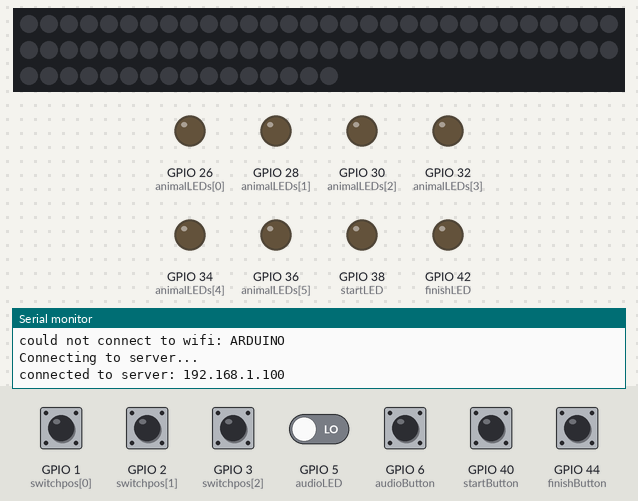
Simulated run of this sketch. Board: ESP32-S3. Parts: 76 RGB LEDs in strip order, left to right, continuing on the next row, output pins drawn as LEDs (lit = HIGH), the last lines printed to the serial monitor. Dashed ring = blinking. The test bench sets the inputs (shaded band); at power-on: GPIO 40 (startButton) HIGH, GPIO 1 (switchpos[0]), GPIO 2 (switchpos[1]), GPIO 3 (switchpos[2]), GPIO 5 (audioLED), GPIO 6 (audioButton), GPIO 44 (finishButton) LOW. WiFi joins after 1.5 s; servers stay silent unless stated; uploads are accepted with an empty reply.

Above: at 1.2 s.
1.3 s: GPIO 40 (startButton) pulled LOW for 0.15 s
At 1.9 s:
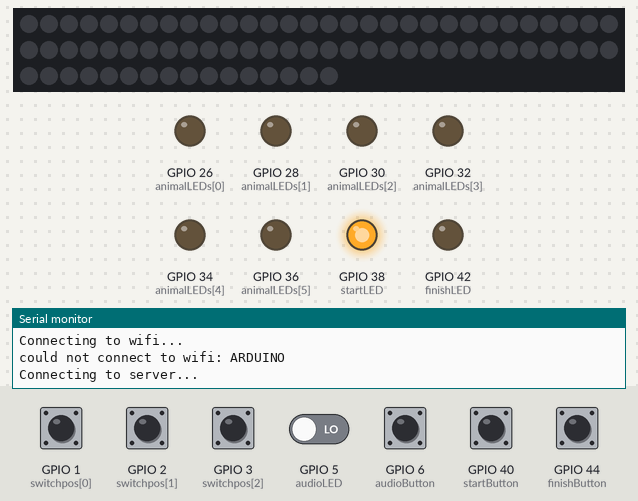
2.0 s: GPIO 40 (startButton) pulled LOW for 1 s
3.6 s: GPIO 40 (startButton) pulled LOW for 1 s
At 4.89 s:
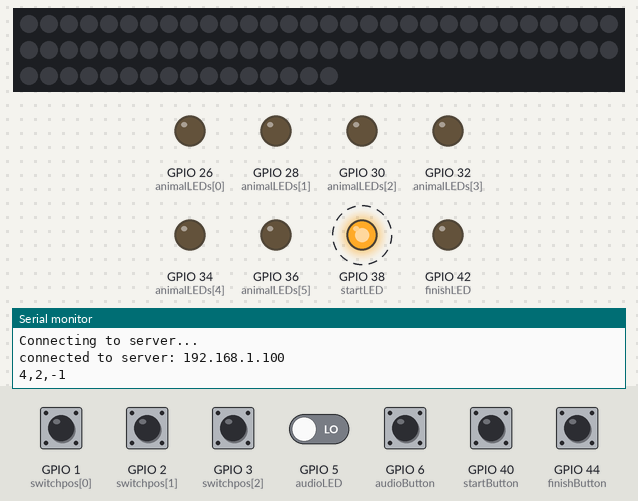
Timing chart, 0 to 11.2 s (numbered marks = the images above; inputs shaded):
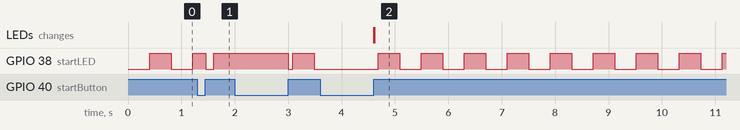

The sketch:

box4_driver.ino
```cpp
#include <Wire.h>
#include <WiFi.h>
#include <Adafruit_NeoPixel.h>

//box variables
const int boxID = 4;

//WIFI variables
char ssid[] = "ARDUINO";
char password[] = "ComputerScience";
int status = WL_IDLE_STATUS;

//server variables
WiFiClient client;
char server[] = "192.168.1.100";
int port = 6543;
long firstConnection;
long pingDelay = 10000;
long lastPing = 0;

//LEDs
int startLED = 38;
int finishLED = 42;
int audioLED = 5;
int animalLEDs[] = {26, 28, 30, 32, 34, 36};

//Buttons
int startButton = 40;
int finishButton = 44;
int audioButton = 6;

//Rotary switch
int switchpos[6] = {A0, A1, A2, A3, A4, A5};
int prevpos;
int firsttime = 1;

//audio file numbers
byte audio = 1;
byte animalAudios[] = {2, 3, 4, 5, 6, 7};

//LED strip variables
int ledStrip = 4;
Adafruit_NeoPixel strip = Adafruit_NeoPixel(76, ledStrip, NEO_GRB + NEO_KHZ800);

long inProgress = false;
long gotData = false;
long startOn = false;
long startPressed = false;
long flashDelay = 400;
long lastFlash = 0;
long startPressEnd = 0;
long lastButtonPress = 0;

long startTime = 0;
long endTime = 0;
long duration = 0;

const int resultsLength = 3;
int results[resultsLength];
//results[0] = boxID;
//results[1] = duration
//results[2] = animal (1->animal1, 2->animal2, 3->animal3, 4->animal4, 5->animal5, 6->animal6)

void setup(){
  Serial.begin(9600);

  //initialise WIRE
  Wire.begin();

  //initialise LEDs
  pinMode(startLED, OUTPUT); digitalWrite(startLED, LOW);
  pinMode(finishLED, OUTPUT); digitalWrite(finishLED, LOW);
  pinMode(audioLED, OUTPUT); digitalWrite(audioLED, LOW);
  for(int i=0; i<6; i++){
    pinMode(animalLEDs[i], OUTPUT); digitalWrite(animalLEDs[i], LOW);
  }

   //initialise rotary switch
  for (int i=0; i<6; i++)
  {
    pinMode(switchpos[i], INPUT);
  }

  //initialise Buttons
  pinMode(startButton, INPUT);
  pinMode(finishButton, INPUT);
  pinMode(audioButton, INPUT);

  //initialise LED strip
  strip.begin();

  //initialise results
  resetResults();

   //begin connections
   firstConnection = true;
  if(connectToWifi()){
    connectToServer();
  }
}

void loop(){
  //ping server
  if(millis() - lastPing > pingDelay){
    pingServer();
    lastPing = millis();
  }

  //wait for start to be pushed - flash start button
  if(!inProgress){  //BOX NOT ACTIVATED
    //turn off LED strip
    turnOffStrip();
    firsttime = 1;
    prevpos = -1;

    //turn off audio buttons
    digitalWrite(audioLED, LOW);

    //turn off Finish button
    digitalWrite(finishLED, LOW);

    //turn off answer LEDs
    for(int i=0; i<6; i++){
      digitalWrite(animalLEDs[i], LOW);
    }

    //check if there is data to upload
    if(gotData){
      uploadResults();
      resetResults();
      gotData = false;
    }

    if(digitalRead(startButton) == LOW){  //REALLY HIGH
      if(!startPressed && (millis() - startPressEnd) > 1000){
        startPressed = true;
      }
    }else{
      if(startPressed){
        //logStartTime(); //write start time to log file
        startPressEnd = millis();
        startPressed = false;
        digitalWrite(startLED, LOW);
        startOn = false;
        startTime = millis();
        inProgress = true;
      }else{
        if(startOn){
          if(millis() - lastFlash > flashDelay){
            digitalWrite(startLED, LOW);
            startOn = false;
            lastFlash = millis();
          }
        }else{
          if(millis() - lastFlash > flashDelay){
            digitalWrite(startLED, HIGH);
            startOn = true;
            lastFlash = millis();
          }
        }
      }
    }

  }else{  //BOX ACTIVATED
    //turn on LED strip
    turnOnStrip();

    //light up audio buttons
    digitalWrite(audioLED, HIGH);

    //light up finish button
    digitalWrite(finishLED, HIGH);

    //get rotary switch value - if new value, play audio
    for (int i=0; i<6; i++)
    {
      if (digitalRead(switchpos[i]) == HIGH)
      {
          if (i != prevpos)
          {
            Serial.print(i);
            Serial.println(" position high");
            digitalWrite(animalLEDs[i], HIGH);
            Serial.println(firsttime);
            if (firsttime == 0)
            {
              Wire.beginTransmission(1);
              Wire.write(animalAudios[i]);
              Wire.endTransmission();
            }
            firsttime = 0;
            digitalWrite(animalLEDs[prevpos], LOW);
            prevpos = i;
          }
          results[2] = i+1;
      }
    }

    //check for button presses
    if(digitalRead(audioButton) == HIGH){
      if(millis() - lastButtonPress > 500){
        lastButtonPress = millis();
        //play audio 1
        Wire.beginTransmission(1);
        Wire.write(audio);
        Wire.endTransmission();
      }
    }
    if(digitalRead(finishButton) == LOW){  //REALLY means HIGH
      endTime = millis();
      duration = endTime - startTime;
      results[1] = duration;
      gotData = true;
      inProgress = false;
    }
  }
  if(!client.connected()){
    connectToServer();
  }
}

/***************************
HELPER METHODS
***************************/
boolean connectToWifi(){
  Serial.println("Connecting to wifi...");
  if(status != WL_CONNECTED){
    status = WiFi.begin(ssid, password);
  }
  if(status != WL_CONNECTED){
    Serial.print("could not connect to wifi: ");
    Serial.println(ssid);
    return false;
  }else{
    Serial.print("connected to wifi: ");
    Serial.println(ssid);
  }
  return true;
}

boolean connectToServer(){
  Serial.println("Connecting to server...");
  if(!client.connected()){
    //if(!firstConnection){
      //client.flush();
      //client.stop();
    //}
    client.connect(server, port);
    //firstConnection = false;
  }
  if(!client.connected()){
    client.flush();
    client.stop();
    Serial.print("could not connect to server: ");
    Serial.println(server);
    return false;
  }else{
    Serial.print("connected to server: ");
    Serial.println(server);
  }
  return true;
}

void uploadResults(){
  Serial.println("uploading results...");
  if(connectToWifi() && connectToServer()){
    post();

    //close server connection
    //client.flush();
    //client.stop();
  }
}

void pingServer(){
  Serial.println("pinging server...");
  if(client.connected()){
    client.println("POST /cubes.html HTTP/1.1");
    client.println("Host: 192.168.1.100");
    client.println("User-Agent: Arduino/1.0");
    client.println("Connection: keep-alive");
    client.println("Content-Type: application/x-www-form-urlencoded");
    client.print("Content-Length: ");
    client.println(1);
    client.println();
    client.println("p");
  }else{
    Serial.println("connection failed at ping attempt");
  }
}

void post(){
  String postData = "";
  for(int i=0; i<resultsLength; i++){  //add results
    postData = String(postData+results[i]);
    if(i!=resultsLength-1){
      postData = postData+",";
    }
  }
  Serial.println(postData);
  if(client.connected()){
    client.println("POST /cubes.html HTTP/1.1");
    client.println("Host: icri-nodejs.cs.ucl.ac.uk");
    client.println("User-Agent: Arduino/1.0");
    client.println("Connection: close");
    client.println("Content-Type: application/x-www-form-urlencoded");
    client.print("Content-Length: ");
    client.println(postData.length());
    client.println();
    client.println(postData);
  }else{
    Serial.println("connection failed at data upload");
  }
}

void turnOnStrip(){
  for(int i=0; i<strip.numPixels(); i++){
    if(i%2 == 0){
      strip.setPixelColor(i, strip.Color(0,255,0));  //GREEN
    }
  }
  strip.show();
}

void turnOffStrip(){
  for(int i=0; i<strip.numPixels(); i++){
    strip.setPixelColor(i, strip.Color(0,0,0));
  }
  strip.show();
}

void turnOnLED(int index){
  for(int i=0; i<6; i++){
    digitalWrite(animalLEDs[i], LOW);
  }
  digitalWrite(animalLEDs[index], HIGH);
}

void resetResults(){
  for(int i=0; i<resultsLength; i++){
    results[i] = -1;
  }
  results[0] = boxID;
}

void error(char *str)
{
  Serial.print("error: ");
  Serial.println(str);
  while(1);
}
```

Measured:
- after the input at 1.3 s, GPIO 38 (startLED): HIGH → LOW after 0.15 s instead of 0.31 s
